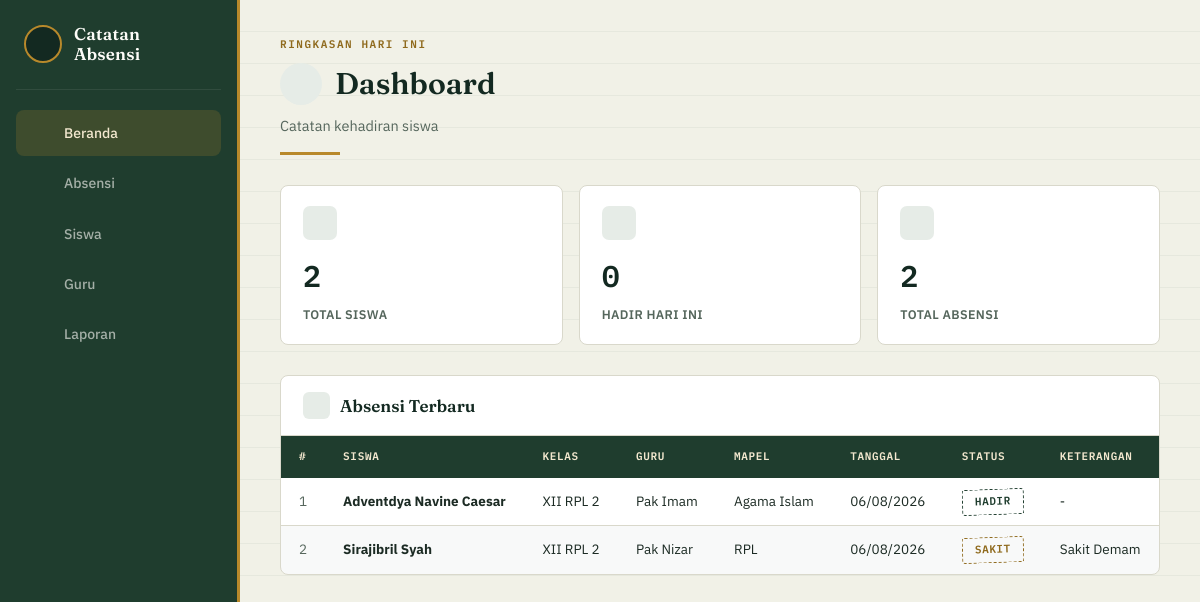
The page / on the database its author committed.
### tables this page shows
CREATE TABLE `absensi` (
  `id` int(11) NOT NULL,
  `siswa_id` int(11) NOT NULL,
  `guru_id` int(11) NOT NULL,
  `tanggal` date NOT NULL,
  `status` enum('Hadir','Sakit','Izin','Alpha') NOT NULL DEFAULT 'Hadir',
  `keterangan` text DEFAULT NULL
);

CREATE TABLE `siswa` (
  `id` int(11) NOT NULL,
  `nama` varchar(100) NOT NULL,
  `kelas` varchar(20) NOT NULL
);

CREATE TABLE `guru` (
  `id` int(11) NOT NULL,
  `nama` varchar(100) NOT NULL,
  `mapel` varchar(50) NOT NULL
);

### index.php (the view, shortened to what this page needs)
<?php
include 'koneksi.php';
include 'icons.php';
?>
<!DOCTYPE html>
<html lang="id">
<head>
    <link rel="stylesheet" href="style.css">
</head>
<body>
    <aside class="sidebar">
        <div class="sidebar-logo">
            <span class="logo-mark"><?= icon('stamp', 20) ?></span>
            <span class="logo-text">Catatan<br>Absensi</span>
        </div>
        <nav class="sidebar-nav">
            <a href="index.php" class="nav-link active">
                <span class="nav-icon"><?= icon('home') ?></span>
                <span class="nav-text">Beranda</span>
            </a>
            <a href="absensi.php" class="nav-link">
                <span class="nav-icon"><?= icon('clipboard') ?></span>
                <span class="nav-text">Absensi</span>
            </a>
            <a href="siswa.php" class="nav-link">
                <span class="nav-icon"><?= icon('users') ?></span>
                <span class="nav-text">Siswa</span>
            </a>
            <a href="guru.php" class="nav-link">
                <span class="nav-icon"><?= icon('cap') ?></span>
                <span class="nav-text">Guru</span>
            </a>
            <a href="laporan.php" class="nav-link">
                <span class="nav-icon"><?= icon('bar-chart') ?></span>
                <span class="nav-text">Laporan</span>
            </a>
        </nav>
    </aside>
    <main class="main-content">
        <div class="container">
            <div class="page-title">
                <span class="eyebrow">Ringkasan Hari Ini</span>
                <h1>
                    <span class="title-icon"><?= icon('home', 20) ?></span>
                    Dashboard
                </h1>
                <p>Catatan kehadiran siswa</p>
            </div>
            <div class="stats">
                <?php
                $total_siswa = mysqli_fetch_assoc(mysqli_query($conn, "SELECT COUNT(*) as total FROM siswa"))['total'];
                $today = date('Y-m-d');
                $hadir_hari_ini = mysqli_fetch_assoc(mysqli_query($conn, "SELECT COUNT(*) as total FROM absensi WHERE tanggal='$today' AND status='Hadir'"))['total'];
                $total_absensi = mysqli_fetch_assoc(mysqli_query($conn, "SELECT COUNT(*) as total FROM absensi"))['total'];
                ?>
                <div class="stat-card">
                    <span class="stat-icon"><?= icon('users') ?></span>
                    <div class="stat-number"><?= $total_siswa ?></div>
                    <div class="stat-label">Total Siswa</div>
                </div>
                <div class="stat-card">
                    <span class="stat-icon"><?= icon('clipboard') ?></span>
                    <div class="stat-number"><?= $hadir_hari_ini ?></div>
                    <div class="stat-label">Hadir Hari Ini</div>
                </div>
                <div class="stat-card">
                    <span class="stat-icon"><?= icon('note') ?></span>
                    <div class="stat-number"><?= $total_absensi ?></div>
                    <div class="stat-label">Total Absensi</div>
                </div>
            </div>
            <div class="card">
                <div class="card-head">
                    <h2>
                        <span class="card-icon"><?= icon('note', 16) ?></span>
                        Absensi Terbaru
                    </h2>
                </div>
                <div class="table-wrap">
                    <table>
                        <thead>
                            <tr>
                                <th>#</th>
                                <th>Siswa</th>
                                <th>Kelas</th>
                                <th>Guru</th>
                                <th>Mapel</th>
                                <th>Tanggal</th>
                                <th>Status</th>
                                <th>Keterangan</th>
                            </tr>
                        </thead>
                        <tbody>
                            <?php
                            $query = "SELECT a.*, s.nama as nama_siswa, s.kelas, g.nama as nama_guru, g.mapel
                                      FROM absensi a
                                      JOIN siswa s ON a.siswa_id = s.id
                                      JOIN guru g ON a.guru_id = g.id
                                      ORDER BY a.tanggal DESC, a.id DESC
                                      LIMIT 15";
                            $result = mysqli_query($conn, $query);
                            $no = 1;
                            if (mysqli_num_rows($result) > 0) {
                                while ($row = mysqli_fetch_assoc($result)) {
                                    $status_class = strtolower($row['status']);
                                    $keterangan = $row['keterangan'] ?: '-';
                                    echo "<tr>
                                            <td>{$no}</td>
                                            <td><strong>{$row['nama_siswa']}</strong></td>
                                            <td>{$row['kelas']}</td>
                                            <td>{$row['nama_guru']}</td>
                                            <td>{$row['mapel']}</td>
                                            <td>" . date('d/m/Y', strtotime($row['tanggal'])) . "</td>
                                            <td><span class='tag tag-{$status_class}'>{$row['status']}</span></td>
                                            <td>{$keterangan}</td>
                                          </tr>";
                                    $no++;
                                }
                            } else {
                                echo "<tr><td colspan='8' class='empty'>Belum ada data absensi</td></tr>";
                            }
                            ?>
                        </tbody>
                    </table>
                </div>
            </div>
        </div>
    </main>
</body>
</html>

### icons.php
<?php
function icon($name, $size = 18) {
    $paths = [
        'home'          => '<path d="M3 11.5 12 4l9 7.5"/><path d="M5.5 10v9.25c0 .41.34.75.75.75H10v-6h4v6h3.75c.41 0 .75-.34.75-.75V10"/>',
        'clipboard'     => '<rect x="5.5" y="4.5" width="13" height="16" rx="1.5"/><path d="M9 4.5V4a2 2 0 0 1 2-2h2a2 2 0 0 1 2 2v.5"/><path d="m8.5 12.5 2.3 2.3L15.5 10"/>',
        'users'         => '<circle cx="9" cy="8.5" r="3.25"/><path d="M3.5 20v-1.5A4.5 4.5 0 0 1 8 14h2a4.5 4.5 0 0 1 4.5 4.5V20"/><path d="M15.7 5.6a3.25 3.25 0 0 1 0 6.3"/><path d="M15.2 14.1c2 .3 3.8 1.8 3.8 3.9V20"/>',
        'cap'           => '<path d="M2.5 9.5 12 5l9.5 4.5L12 14 2.5 9.5Z"/><path d="M6.5 11.6V16c0 1.3 2.5 2.5 5.5 2.5s5.5-1.2 5.5-2.5v-4.4"/><path d="M21 10v5"/>',
        'bar-chart'     => '<path d="M5 20V10.5"/><path d="M12 20V4"/><path d="M19 20v-6.5"/><path d="M3.5 20.5h17"/>',
        'plus'          => '<path d="M12 5.5v13"/><path d="M5.5 12h13"/>',
        'pencil'        => '<path d="M14.7 4.3 19.7 9.3 8.2 20.8 3.5 21.5l.7-4.7Z"/><path d="M13 6l5 5"/>',
        'trash'         => '<path d="M4.5 7h15"/><path d="M9.5 7V5a1.5 1.5 0 0 1 1.5-1.5h2A1.5 1.5 0 0 1 14.5 5v2"/><path d="M6.5 7 7.3 19a2 2 0 0 0 2 1.9h5.4a2 2 0 0 0 2-1.9L17.5 7"/><path d="M10.3 11v6M13.7 11v6"/>',
        'x'             => '<path d="M6 6l12 12"/><path d="M18 6 6 18"/>',
        'filter'        => '<path d="M4 5h16"/><path d="M7.5 12h9"/><path d="M10.5 19h3"/>',
        'refresh'       => '<path d="M4.5 12a7.5 7.5 0 0 1 12.6-5.4M19.5 12a7.5 7.5 0 0 1-12.6 5.4"/><path d="M17 4.5v3h-3"/><path d="M7 19.5v-3h3"/>',
        'stamp'         => '<circle cx="12" cy="12" r="8.5"/><circle cx="12" cy="12" r="5.3"/><path d="m9.3 12.1 1.9 1.9 3.5-3.9"/>',
        'note'          => '<path d="M6 3.5h9l4.5 4.5V20a.7.7 0 0 1-.7.7H6a.7.7 0 0 1-.7-.7V4.2A.7.7 0 0 1 6 3.5Z"/><path d="M15 3.5V8h4.4"/><path d="M8.5 12.5h7M8.5 15.8h5"/>',
        'arrow-right'   => '<path d="M4.5 12h15"/><path d="m13.5 6 6 6-6 6"/>',
        'calendar'      => '<rect x="4" y="5.5" width="16" height="14.5" rx="1.5"/><path d="M8 3.5v4M16 3.5v4M4 10h16"/>',
    ];
    $body = $paths[$name] ?? '';
    return '<svg class="icn" width="' . $size . '" height="' . $size . '" viewBox="0 0 24 24" fill="none" stroke="currentColor" stroke-width="1.6" stroke-linecap="round" stroke-linejoin="round">' . $body . '</svg>';
}
?>

### rows shown on the page
absensi: siswa.nama "Adventdya Navine Caesar", siswa.kelas "XII RPL 2", guru.nama "Pak Imam", guru.mapel "Agama Islam", tanggal "06/08/2026", status "HADIR", keterangan "-"
absensi: siswa.nama "Sirajibril Syah", siswa.kelas "XII RPL 2", guru.nama "Pak Nizar", guru.mapel "RPL", tanggal "06/08/2026", status "SAKIT", keterangan "Sakit Demam"

### other values the page prints
$total_siswa "2"
$hadir_hari_ini "0"
$total_absensi "2"
